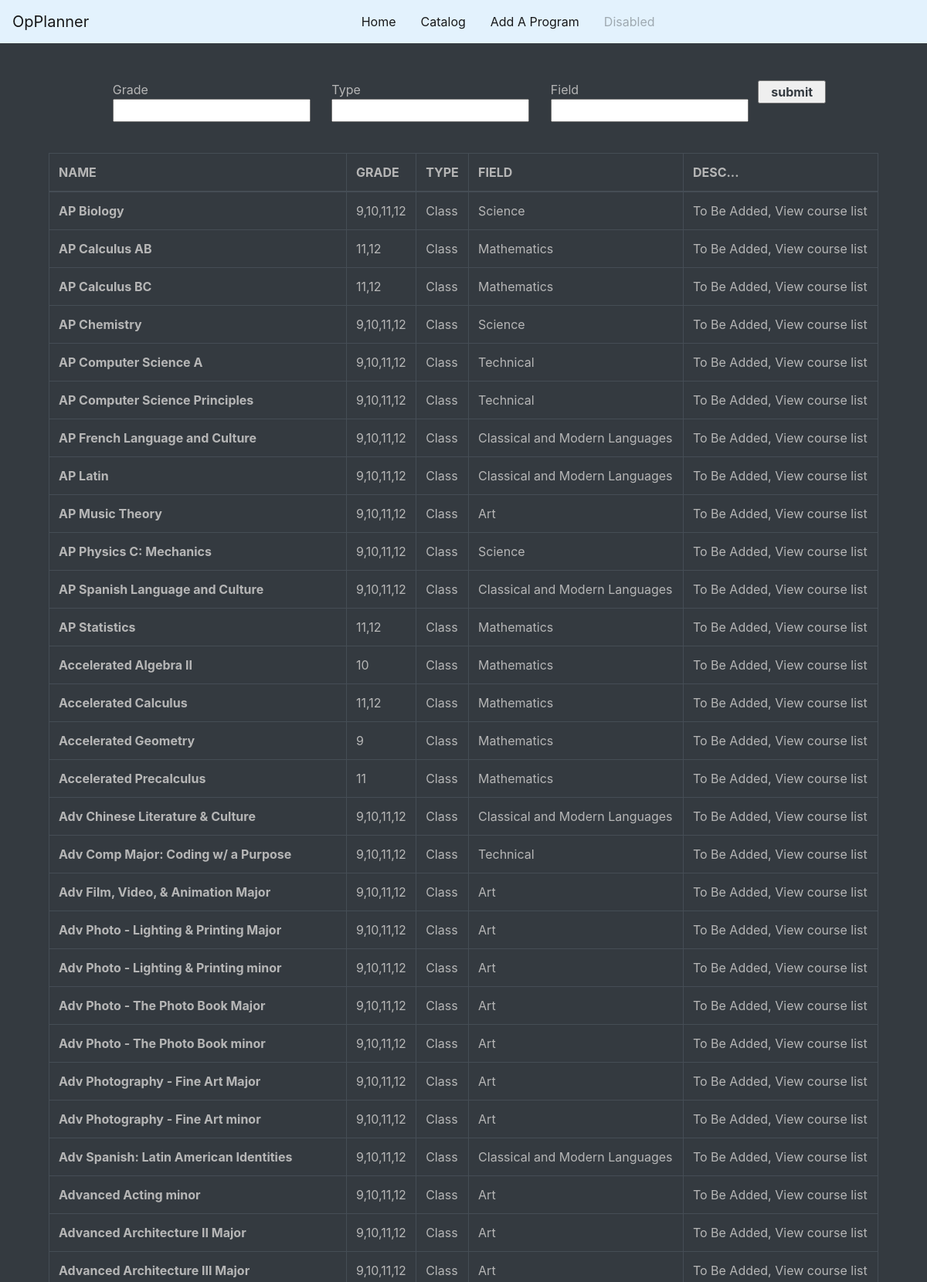
/catalog (upper part), run on the app's committed database.
### tables this page shows
CREATE TABLE programs(
            id INTEGER NOT NULL PRIMARY KEY,
            name TEXT NOT NULL UNIQUE,
            grades TEXT NOT NULL,
            type TEXT NOT NULL,
            field TEXT NOT NULL,
            desc TEXT NOT NULL
    );

### app.py (the view)
@app.route('/catalog',methods=['POST','GET'])
def catalog():
    db = sqlite3.connect(path.join(ROOT, "database.db"))
    if request.method=='POST':
        grade=request.form.get("Grade")
        type=request.form.get("Type")
        if(type == None):
            type = ""
        else:
            type=type.upper()
        print(type)
        field=request.form.get("Field").upper()
        if(grade == "" and type == "" and field == ""):
            data = getProgramData(db)
        else:
            total = getProgramInfoBySearch(db,[grade, type, field])
            data = []
            for x in total:
                data.append(x[1:])
    else:
        data = getProgramData(db)
    return render_template('catalog.html', data=data)

### data.py (called while the page is built)
def getProgramData(conn):
    cur = conn.cursor()
    cur.execute("SELECT name, grades, type, field, desc FROM programs ORDER BY name")
    rows = cur.fetchall()
    if(rows == None):
        return "invalid input"
    return rows

### templates/catalog.html (shortened to what this page needs)
{% extends "layout.html" %}
{% block content %}
<div class="px-5 py-5">
    <div>
        <form class="text-light" action = "/catalog" method = "POST">
            <div class="row justify-content-center">
            <p class="col-sm-3">Grade <input class="" type = "text" name = "Grade" /></p>
            <p class="col-sm-3">Type <input class="" type = "text" name = "Type" /></p>
            <p class="col-sm-3">Field <input class="" type = "text" name = "Field" /></p>
            <p><input class="font-weight-bold text-dark col-sm" type = "submit" value = "submit" /></p>
            </div>
        </form>
    </div>
    <br>
    <div>
    <section class="intro">
        <div class="gradient-custom-2 h-100">
            <div class="mask d-flex align-items-center h-100">
            <div class="container">
                <div class="row justify-content-center">
                <div class="col-12">
                    <div class="table-responsive">
                    <table class="table table-dark table-bordered mb-0">
                        <thead>
                        <tr>
                            <th scope="col">NAME</th>
                            <th scope="col">GRADE</th>
                            <th scope="col">TYPE</th>
                            <th scope="col">FIELD</th>
                            <th scope="col">DESC...</th>
                        </tr>
                        </thead>
                        <tbody>
                        {% for result in data %}
                            <tr class="program-row">
                                {% for elem in result %}
                                    {% if loop.index == 1 %}
                                        <th class="program-row" scope="row"><a class="program-link" href="{{ url_for('program', name=result[0]) }}">{{ elem }}</a></td>
                                    {% else %}
                                        <td class="program-row" scope="row"><a class="program-link" href="{{ url_for('program', name=result[0]) }}">{{ elem }}</a></td>
                                    {% endif %}
                                {% endfor %}
                            </tr>
                        {% endfor %}
                        </tbody>
                    </table>
                    </div>
                </div>
                </div>
            </div>
            </div>
        </div>
        </section>
    </div>
</div>
{% endblock %}

### templates/layout.html (shortened to what this page needs)
<!doctype html>
<html>
<head>
    <link rel="stylesheet" href="https://stackpath.bootstrapcdn.com/bootstrap/4.3.1/css/bootstrap.min.css">
    <link rel="stylesheet" type="text/css" href="/static/home.css" />
</head>
<body class="bg-dark">
    <nav class="navbar navbar-expand-lg navbar navbar-light" style="background-color: #e3f2fd;">
        <a class="navbar-brand " href="#">OpPlanner</a>
        <div class="collapse navbar-collapse justify-content-center" id="navbarNavAltMarkup">
          <div class="navbar-nav">
            <a class="nav-item nav-link px-3 active" href="{{ url_for('index') }}">Home <span class="sr-only">(current)</span></a>
            <a class="nav-item nav-link px-3 active" href="{{ url_for('catalog') }}">Catalog</a>
            <a class="nav-item nav-link px-3 active" href="{{ url_for('add') }}">Add A Program</a>
            <a class="nav-item nav-link px-3 disabled" href="#">Disabled</a>
          </div>
        </div>
      </nav>
    {% block content %}
    {% endblock %}
</body>
</html>

### static/home.css (style rules this page uses)
* { color: #b6b6b6 }
a.program-link { color: #b6b6b6; display: block }
a.program-link:link { color: #b6b6b6; text-decoration: none; }
input { color: black; }

### data on the page
programs: name "AP Biology", grades "9,10,11,12", type "Class", field "Science", desc "To Be Added, View course list"
programs: name "AP Calculus AB", grades "11,12", type "Class", field "Mathematics", desc "To Be Added, View course list"
programs: name "AP Calculus BC", grades "11,12", type "Class", field "Mathematics", desc "To Be Added, View course list"
programs: name "AP Chemistry", grades "9,10,11,12", type "Class", field "Science", desc "To Be Added, View course list"
programs: name "AP Computer Science A", grades "9,10,11,12", type "Class", field "Technical", desc "To Be Added, View course list"
programs: name "AP Computer Science Principles", grades "9,10,11,12", type "Class", field "Technical", desc "To Be Added, View course list"
programs: name "AP French Language and Culture", grades "9,10,11,12", type "Class", field "Classical and Modern Languages", desc "To Be Added, View course list"
programs: name "AP Latin", grades "9,10,11,12", type "Class", field "Classical and Modern Languages", desc "To Be Added, View course list"
programs: name "AP Music Theory", grades "9,10,11,12", type "Class", field "Art", desc "To Be Added, View course list"
programs: name "AP Physics C: Mechanics", grades "9,10,11,12", type "Class", field "Science", desc "To Be Added, View course list"
programs: name "AP Spanish Language and Culture", grades "9,10,11,12", type "Class", field "Classical and Modern Languages", desc "To Be Added, View course list"
programs: name "AP Statistics", grades "11,12", type "Class", field "Mathematics", desc "To Be Added, View course list"
programs: name "Accelerated Algebra II", grades "10", type "Class", field "Mathematics", desc "To Be Added, View course list"
programs: name "Accelerated Calculus", grades "11,12", type "Class", field "Mathematics", desc "To Be Added, View course list"
programs: name "Accelerated Geometry", result "9", type "Class", field "Mathematics", desc "To Be Added, View course list"
programs: name "Accelerated Precalculus", grades "11", type "Class", field "Mathematics", desc "To Be Added, View course list"
programs: name "Adv Chinese Literature & Culture", grades "9,10,11,12", type "Class", field "Classical and Modern Languages", desc "To Be Added, View course list"
programs: name "Adv Comp Major: Coding w/ a Purpose", grades "9,10,11,12", type "Class", field "Technical", desc "To Be Added, View course list"
programs: name "Adv Film, Video, & Animation Major", grades "9,10,11,12", type "Class", field "Art", desc "To Be Added, View course list"
programs: name "Adv Photo - Lighting & Printing Major", grades "9,10,11,12", type "Class", field "Art", desc "To Be Added, View course list"
programs: name "Adv Photo - Lighting & Printing minor", grades "9,10,11,12", type "Class", field "Art", desc "To Be Added, View course list"
programs: name "Adv Photo - The Photo Book Major", grades "9,10,11,12", type "Class", field "Art", desc "To Be Added, View course list"
programs: name "Adv Photo - The Photo Book minor", grades "9,10,11,12", type "Class", field "Art", desc "To Be Added, View course list"
programs: name "Adv Photography - Fine Art Major", grades "9,10,11,12", type "Class", field "Art", desc "To Be Added, View course list"
programs: name "Adv Photography - Fine Art minor", grades "9,10,11,12", type "Class", field "Art", desc "To Be Added, View course list"
programs: name "Adv Spanish: Latin American Identities", grades "9,10,11,12", type "Class", field "Classical and Modern Languages", desc "To Be Added, View course list"
programs: name "Advanced Acting minor", grades "9,10,11,12", type "Class", field "Art", desc "To Be Added, View course list"
programs: name "Advanced Architecture II Major", grades "9,10,11,12", type "Class", field "Art", desc "To Be Added, View course list"
programs: name "Advanced Architecture III Major", grades "9,10,11,12", type "Class", field "Art", desc "To Be Added, View course list"
